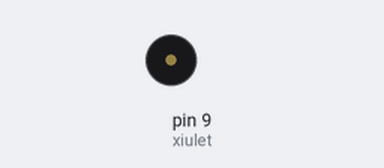
Recording of a sketch running on a simulated Arduino Uno, built with avr-gcc and run on an emulated ATmega328P. Shown: buzzer (waves = sounding).

Above: at 1.5 s.
At 4.5 s:
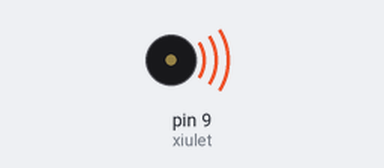
Timing chart, 0 to 7.8 s (numbered marks = the images above):
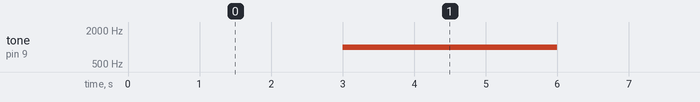

The sketch:

sirena_2.ino
```cpp
/**********************************************************************************
**                                                                               **
**                                  Sirena                                       **
**                                                                               **
**                                                                               **
**********************************************************************************/

//********** Includes *************************************************************

//********** Variables ************************************************************
const int xiulet = 9;        // donar nom al pin 9 de l’Arduin

//********** Setup ****************************************************************
void setup()
{
  pinMode(xiulet, OUTPUT);   // definir el pin 9 com una sortida
}

//********** Loop *****************************************************************
void loop()
{

  delay(3000);
  tone(xiulet, 1000, 3000);    // xiulet de durada valPot0
  delay(3000);
  }

//********** Funcions *************************************************************
```

Measured:
- by itself, tone on pin 9 (xiulet): alternates 1000 Hz for 3.0 s and silent for 3.0 s
